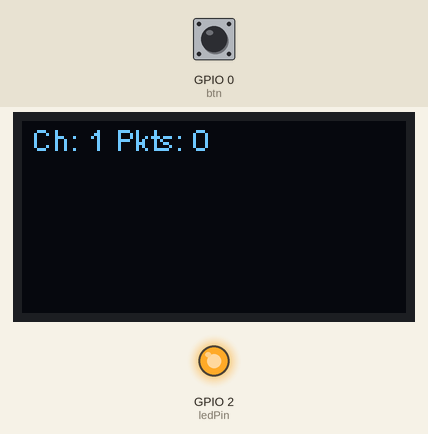
A sketch run on a simulated ESP8266 (NodeMCU). On the bench: 128×64 one-colour display, output pins drawn as LEDs (lit = HIGH). The inputs (shaded band) are chosen by the test bench; at power-on: GPIO 0 (btn) HIGH. EEPROM starts erased; what the sketch prints to the serial monitor is not drawn.

Above: at 3.7 s.
3.8 s: GPIO 0 (btn) pulled LOW for 0.15 s
At 4.6 s:
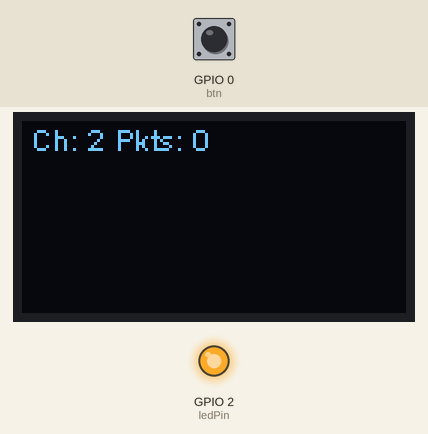
5.4 s: GPIO 0 (btn) pulled LOW for 1 s
7.9 s: GPIO 0 (btn) pulled LOW for 0.15 s
At 8.9 s:
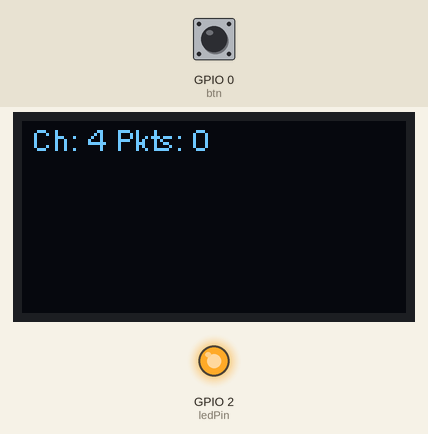
9.5 s: GPIO 0 (btn) pulled LOW for 1 s
At 11.4 s:
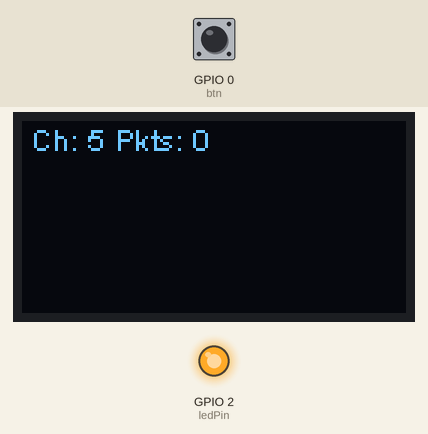
Timing chart, 0 to 12.9 s (numbered marks = the images above; inputs shaded):
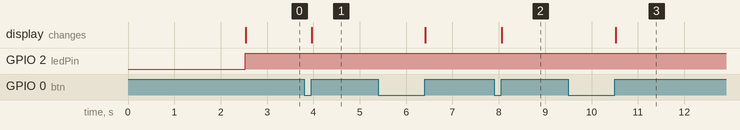

Measured:
- after the input at 3.8 s, the display: changes after 0.17 s (image 1)
- after the input at 7.9 s, the display: changes after 0.17 s (image 2)
- after the input at 9.5 s, the display: changes after 1.0 s (image 3)

The sketch:

PacketWiFi.ino
```cpp
#include "WiFi.h"
#include <Wire.h>
#include <EEPROM.h>

#include "SSD1306.h"
//#include "SH1106.h"

extern "C" {
#include "user_interface.h"
}

//===== SETTINGS =====//
//create display(Adr, SDA-pin, SCL-pin)
SSD1306 display(0x3c, 5, 4); //GPIO 5 = D1, GPIO 4 = D2
							 //SH1106 display(0x3c, 5, 4);

#define btn 0 //GPIO 0 = FLASH BUTTON

#define maxCh 13 //max Channel -> US = 11, EU = 13, Japan = 14
#define ledPin 2 //led pin ( 2 = built-in LED)
#define packetRate 5 //min. packets before it gets recognized as an attack

#define flipDisplay true


							 //===== Run-Time variables =====//
unsigned long prevTime = 0;
unsigned long curTime = 0;
unsigned long pkts = 0;
unsigned long deauths = 0;
int curChannel = 1;
unsigned long maxVal = 0;
double multiplicator = 0.0;
bool canBtnPress = true;

int val[128];

void sniffer(uint8_t *buf, uint16_t len) {
	pkts++;
	if (buf[12] == 0xA0 || buf[12] == 0xC0) {
		deauths++;
	}
}

void getMultiplicator() {
	maxVal = 1;
	for (int i = 0; i<128; i++) {
		if (val[i] > maxVal) maxVal = val[i];
	}
	if (maxVal > 53) multiplicator = (double)53 / (double)maxVal;
	else multiplicator = 1;
}

//===== SETUP =====//
void setup() {
	/* start Display */
	display.init();
	if (flipDisplay) display.flipScreenVertically();

	/* show start screen */
	display.clear();
	display.setFont(ArialMT_Plain_16);
	display.drawString(0, 0, "Packet-");
	display.drawString(0, 16, "Monitor");
	display.setFont(ArialMT_Plain_10);
	display.drawString(0, 40, "Copyright (c) 2017");
	display.drawString(0, 50, "Stefan Kremser");
	display.display();
	delay(2500);

	/* start Serial */
	Serial.begin(115200);

	/* load last saved channel */
	EEPROM.begin(4096);
	curChannel = EEPROM.read(2000);
	if (curChannel < 1 || curChannel > maxCh) {
		curChannel = 1;
		EEPROM.write(2000, curChannel);
		EEPROM.commit();
	}

	/* set pin modes for button and LED */
	pinMode(btn, INPUT);
	pinMode(ledPin, OUTPUT);

	/* setup wifi */
	wifi_set_opmode(STATION_MODE);
	wifi_promiscuous_enable(0);
	WiFi.disconnect();
	wifi_set_promiscuous_rx_cb(sniffer);
	wifi_set_channel(curChannel);
	wifi_promiscuous_enable(1);

	Serial.println("starting!");
}

//===== LOOP =====//
void loop() {
	curTime = millis();

	//on button release
	if (digitalRead(btn) == LOW) {
		if (canBtnPress) canBtnPress = false;
	}
	else if (!canBtnPress) {
		canBtnPress = true;

		//switch channel
		curChannel++;
		if (curChannel > maxCh) curChannel = 1;
		wifi_set_channel(curChannel);
		for (int i = 0; i<128; i++) val[i] = 0;
		pkts = 0;
		multiplicator = 1;

		//save changes
		EEPROM.write(2000, curChannel);
		EEPROM.commit();

		//draw display
		display.clear();
		for (int i = 0; i<128; i++) display.drawLine(i, 64, i, 64 - val[i] * multiplicator);
		display.drawString(0, 0, " Ch: " + (String)curChannel + " Pkts: " + (String)pkts);
		display.display();
	}

	//every second
	if (curTime - prevTime >= 1000) {
		prevTime = curTime;

		//move every packet bar one pixel to the left
		for (int i = 0; i<127; i++) {
			val[i] = val[i + 1];
		}
		val[127] = pkts;

		//recalculate scaling factor
		getMultiplicator();

		//deauth alarm
		if (deauths > packetRate) digitalWrite(ledPin, LOW);
		else digitalWrite(ledPin, HIGH);

		//draw display
		display.clear();
		for (int i = 0; i<128; i++) display.drawLine(i, 64, i, 64 - val[i] * multiplicator);
		display.drawString(0, 0, " Ch: " + (String)curChannel + " Pkts: " + (String)pkts);
		display.display();

		//reset counters
		deauths = 0;
		pkts = 0;
	}

}
```
